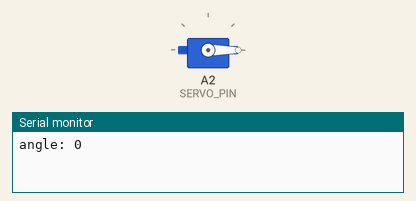
Simulated run of this sketch. Board: Arduino Uno, built with avr-gcc and run on an emulated ATmega328P. On the bench: servo, the last lines printed to the serial monitor.

Above: at 0.05 s.
At 1.5 s:
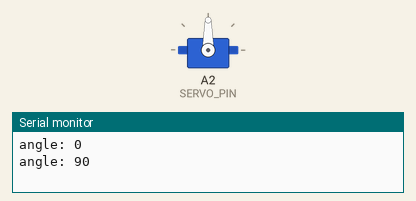
At 3.0 s:
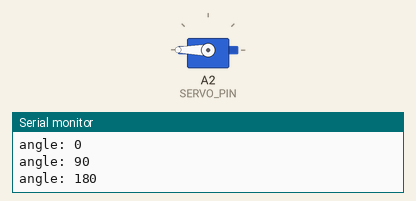
Timing chart, 0 to 6.9 s (numbered marks = the images above):
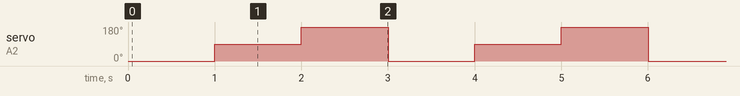

The sketch:

servo_check.ino
```cpp
#include <Servo.h>

#define SERVO_PIN A2
#define MODE_STANDARD 0   // 0-180 deg servo
#define MODE_360 1        // continuous rotation servo
#define MODE MODE_STANDARD

Servo myServo;

void setup() {
  Serial.begin(9600);
  myServo.attach(SERVO_PIN);
}

void loop() {
  if (MODE == MODE_STANDARD) {
    myServo.write(0);
    Serial.println("angle: 0");
    delay(1000);

    myServo.write(90);
    Serial.println("angle: 90");
    delay(1000);

    myServo.write(180);
    Serial.println("angle: 180");
    delay(1000);
  } else {
    myServo.write(0);   // full speed CCW
    Serial.println("360: CCW full speed");
    delay(1500);

    myServo.write(90);  // stop
    Serial.println("360: stop");
    delay(1500);

    myServo.write(180); // full speed CW
    Serial.println("360: CW full speed");
    delay(1500);
  }
}
```

Measured:
- by itself, servo on A2 (SERVO_PIN): repeats every 3.0 s: 180° 1.0 s, 0° 1.0 s, 90° 1.0 s
